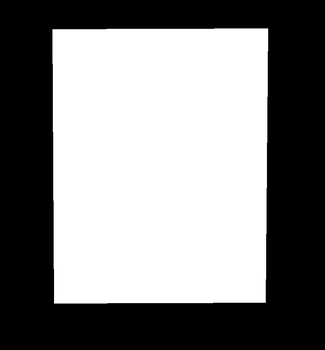
#> input picture WEEK1/qsd2_w1/00003.png, 325 x 350 px, shrunk from 812 x 874 before the run; its folder holds 4 pictures in this run
$ python eval.py
#> lines starting #> are read from the running program, lines starting #| are printed output that depends on the picture
from os import SCHED_OTHER
import numpy as np
import cv2
from tqdm import tqdm
import glob

# Calculates the F1, P, Recall and also the TP,FN,FP of a list of images


actual = [cv2.imread(file) for file in tqdm(glob.glob("qsd2_w1/*.png"))]
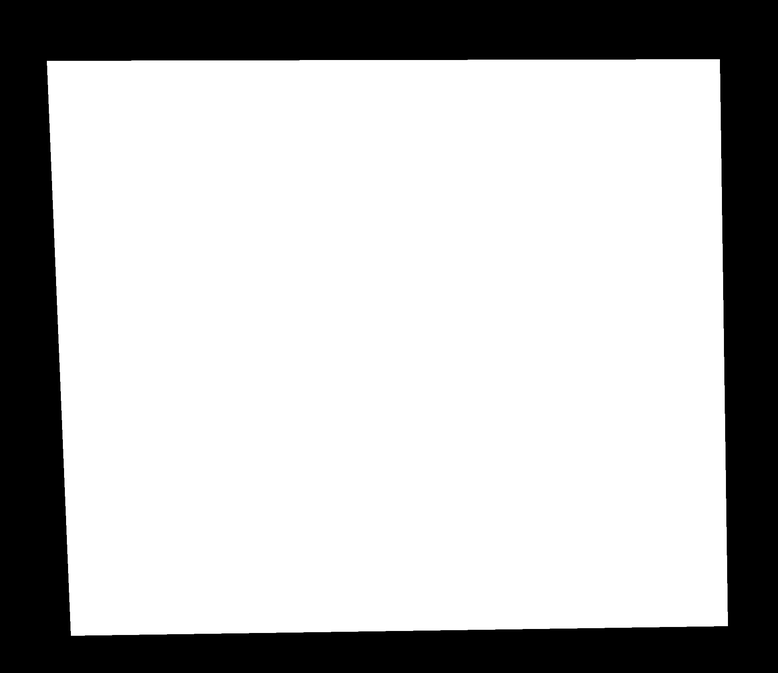
#> input picture WEEK1/qsd2_w1/00005.png, 778 x 673 px, shrunk from 1943 x 1682 before the run
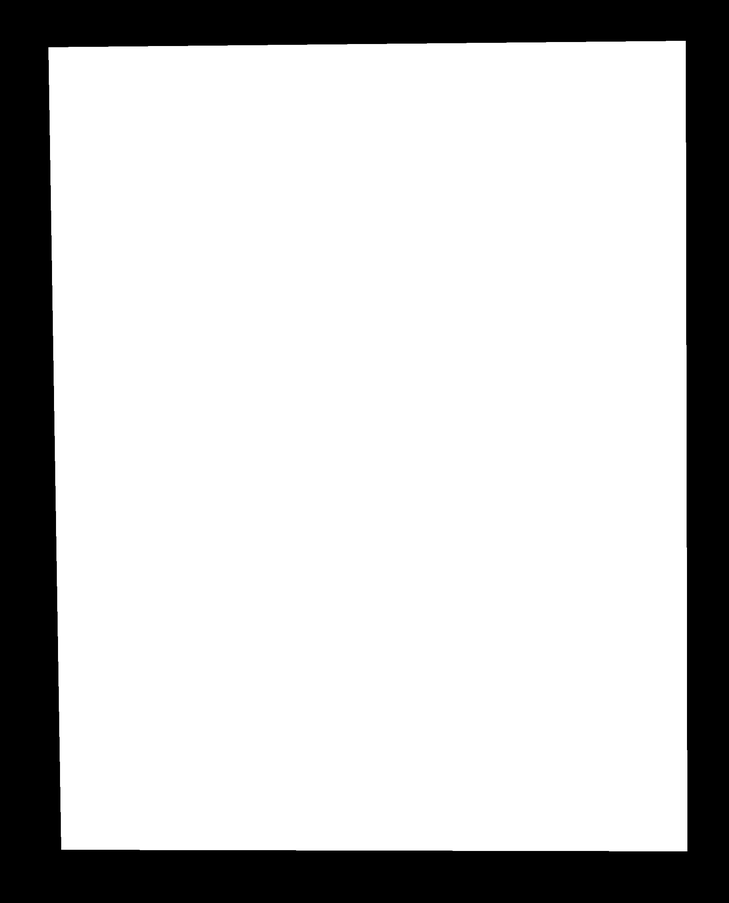
#> input picture WEEK1/qsd2_w1/00006.png, 729 x 903 px, shrunk from 1822 x 2256 before the run
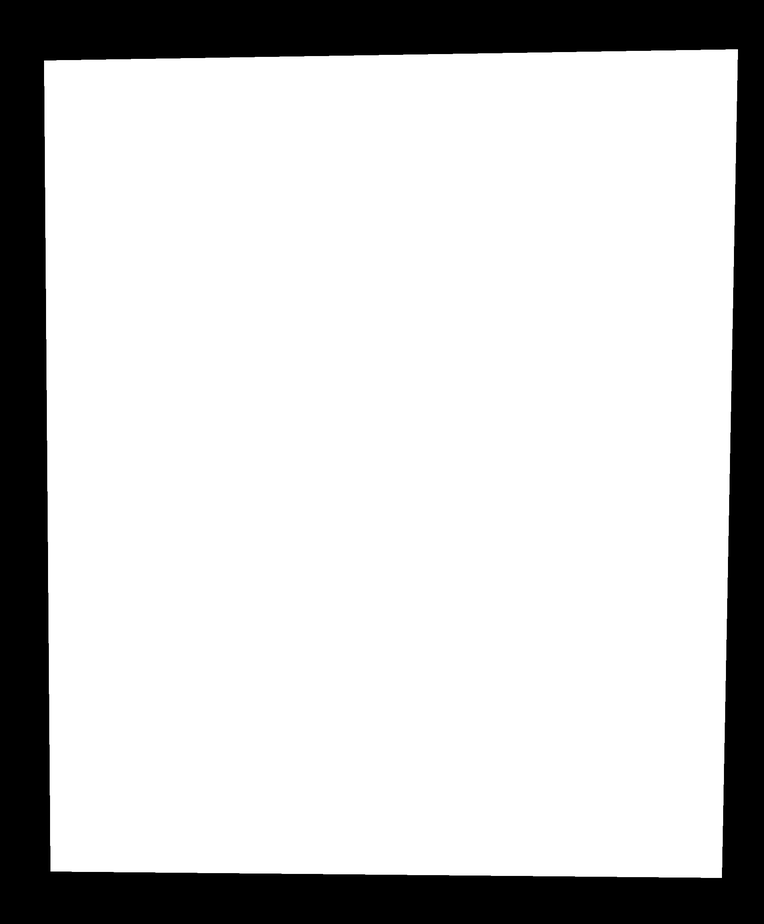
#> input picture WEEK1/qsd2_w1/00011.png, 764 x 924 px, shrunk from 1908 x 2307 before the run
#> actual = 4 items
predicted = [cv2.imread(file) for file in tqdm(glob.glob("WEEK1/q2_result/*.png"))]


def performance_accumulation_pixel(actual, predicted):
    """
    Function to compute different performance indicators for images
    (True Positive, False Positive, False Negative, True Negative)
    at the pixel level.

    Parameters
    Takes in a list of images.
    Actual: Ground-Truth
    target: Images to be compared to Ground-Truth

    Return

    TP: True Positive
    FP: False Positive
    TN: True Negatice
    FN: False Negative
    """
    TP_list, FN_list, FP_list = [],[],[]
    for image_actual, image_pred in zip(actual, predicted):
        mask_actual = image_actual[:, :, 0]/255
        mask_predicted = image_pred[:, :, 0]/255
        TP = np.sum(cv2.bitwise_and(mask_actual, mask_predicted))
        FN = np.sum(cv2.bitwise_and(mask_actual, cv2.bitwise_not(mask_predicted)))
        FP = np.sum(cv2.bitwise_and(cv2.bitwise_not(mask_actual), mask_predicted))
        TP_list.append(TP)
        FN_list.append(FN)
        FP_list.append(FP)

    return TP_list,FN_list,FP_list

def metrics(TP_list,FN_list,FP_list):
    """
    Function to compute precision, recall, f1
    with a list of TP,FN,FP scores

    Parameters
    list of TP,FN,FP

    Return
    p: precision
    r: recall
    f1: f1 score

    """
    p_list, r_list, f1_list = [], [], []
    for TP,FN,FP in zip(TP_list,FN_list,FP_list):
        P = TP / (TP + FP)
        R = TP / (TP + FN)
        F1 = 2 * ((P*R)/(P+R))
        p_list.append(P)
        r_list.append(R)
        f1_list.append(F1)
    p, r, f1 = np.sum(p_list)/len(TP_list), np.sum(r_list)/len(TP_list), np.sum(f1_list)/len(TP_list)

    return p, r, f1

TP,FP,TN = performance_accumulation_pixel(actual,predicted)
#> after the loop in performance_accumulation_pixel, `for image_actual, image_pred in zip(actual, predicted):`: FN_list = []
#> TP = []; FP = []; TN = []
p,r,f1 = metrics(TP,FP,TN)
#> in metrics, `p, r, f1 = np.sum(p_list)/len(TP_list), np.sum(r_list)/len(TP_list), n..`: p = nan
#> p = nan; r = nan; f1 = nan

print("Precision: ", p,"Recall: ", r,"F1 score:", f1)
#| Precision:  nan Recall:  nan F1 score: nan
#print("True Positive: ", sum(TP)/len(TP),"False Positive: ",sum(FP)/len(FP),"True Negative: ",sum(TN)/len(TN))
#print(TP)
